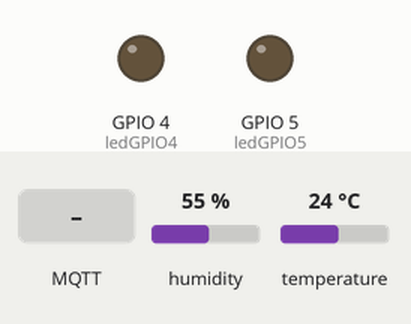
Bench run of a sketch on a simulated ESP8266 (NodeMCU). On the bench: output pins drawn as LEDs (lit = HIGH). The inputs (shaded band) are chosen by the test bench; at power-on: humidity 55 %, temperature 24 °C. WiFi joins after 1.5 s; servers stay silent unless stated; no MQTT or app messages arrive unless stated; what the sketch prints to the serial monitor is not drawn.

Above: at 2.7 s.
2.8 s: MQTT message "1" arrives on the first subscribed topic
At 4.0 s:
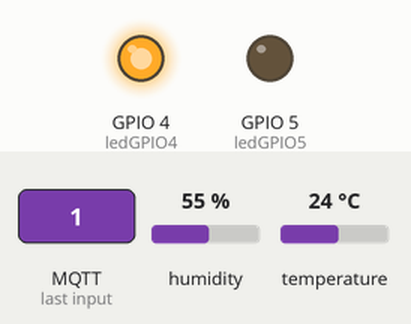
4.3 s: MQTT message "1" arrives on the second subscribed topic
At 5.3 s:
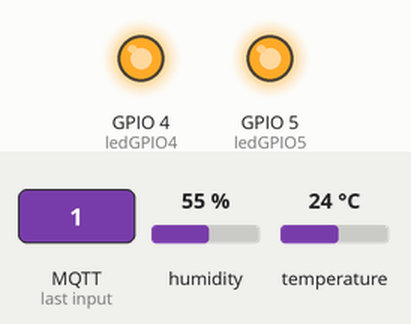
5.8 s: MQTT message "0" arrives on the first subscribed topic
At 6.4 s:
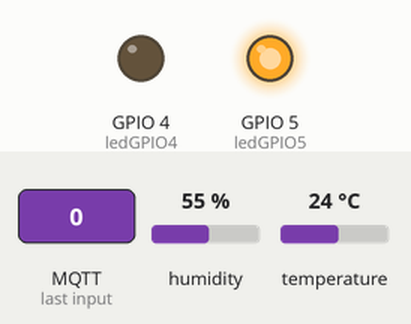
7.3 s: MQTT message "0" arrives on the second subscribed topic
At 7.6 s:
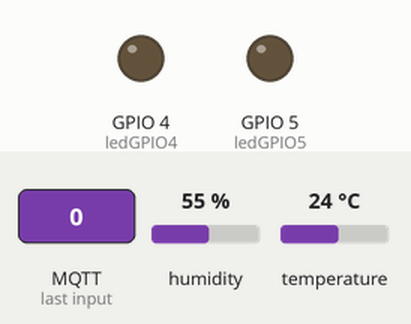
Timing chart, 0 to 10.3 s (numbered marks = the images above; inputs shaded):
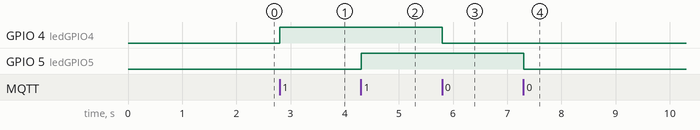

Measured:
- after the input at 2.8 s, GPIO 4 (ledGPIO4): LOW → HIGH at once
- after the input at 4.3 s, GPIO 5 (ledGPIO5): LOW → HIGH at once
- after the input at 5.8 s, GPIO 4 (ledGPIO4): HIGH → LOW at once
- after the input at 7.3 s, GPIO 5 (ledGPIO5): HIGH → LOW at once

The sketch:

nodemcutemplate.ino
```cpp
/*****

 All the resources for this project:
 https://randomnerdtutorials.com/

*****/

// Loading the ESP8266WiFi library and the PubSubClient library
#include <ESP8266WiFi.h>
#include <PubSubClient.h>
#include "DHT.h"

// Uncomment one of the lines bellow for whatever DHT sensor type you're using!
//#define DHTTYPE DHT11   // DHT 11
//#define DHTTYPE DHT21   // DHT 21 (AM2301)
#define DHTTYPE DHT22   // DHT 22  (AM2302), AM2321

// Change the credentials below, so your ESP8266 connects to your router
const char* ssid = "YOUR_SSID";
const char* password = "YOUR_PASSWORD";

// Change the variable to your Raspberry Pi IP address, so it connects to your MQTT broker
const char* mqtt_server = "YOUR_RPi_IP_Address";

// Initializes the espClient
WiFiClient espClient;
PubSubClient client(espClient);

// Connect an LED to each GPIO of your ESP8266
const int ledGPIO5 = 5;
const int ledGPIO4 = 4;

// DHT Sensor
const int DHTPin = 14;

// Initialize DHT sensor.
DHT dht(DHTPin, DHTTYPE);

// Timers auxiliar variables
long now = millis();
long lastMeasure = 0;

// Don't change the function below. This functions connects your ESP8266 to your router
void setup_wifi() {
  delay(10);
  // We start by connecting to a WiFi network
  Serial.println();
  Serial.print("Connecting to ");
  Serial.println(ssid);
  WiFi.begin(ssid, password);
  while (WiFi.status() != WL_CONNECTED) {
    delay(500);
    Serial.print(".");
  }
  Serial.println("");
  Serial.print("WiFi connected - ESP IP address: ");
  Serial.println(WiFi.localIP());
}

// This functions is executed when some device publishes a message to a topic that your ESP8266 is subscribed to
// Change the function below to add logic to your program, so when a device publishes a message to a topic that
// your ESP8266 is subscribed you can actually do something
void callback(String topic, byte* message, unsigned int length) {
  Serial.print("Message arrived on topic: ");
  Serial.print(topic);
  Serial.print(". Message: ");
  String messageTemp;

  for (int i = 0; i < length; i++) {
    Serial.print((char)message[i]);
    messageTemp += (char)message[i];
  }
  Serial.println();

  // Feel free to add more if statements to control more GPIOs with MQTT

  // If a message is received on the topic home/office/esp1/gpio2, you check if the message is either 1 or 0. Turns the ESP GPIO according to the message
  if(topic=="esp8266/4"){
      Serial.print("Changing GPIO 4 to ");
      if(messageTemp == "1"){
        digitalWrite(ledGPIO4, HIGH);
        Serial.print("On");
      }
      else if(messageTemp == "0"){
        digitalWrite(ledGPIO4, LOW);
        Serial.print("Off");
      }
  }
  if(topic=="esp8266/5"){
      Serial.print("Changing GPIO 5 to ");
      if(messageTemp == "1"){
        digitalWrite(ledGPIO5, HIGH);
        Serial.print("On");
      }
      else if(messageTemp == "0"){
        digitalWrite(ledGPIO5, LOW);
        Serial.print("Off");
      }
  }
  Serial.println();
}

// This functions reconnects your ESP8266 to your MQTT broker
// Change the function below if you want to subscribe to more topics with your ESP8266
void reconnect() {
  // Loop until we're reconnected
  while (!client.connected()) {
    Serial.print("Attempting MQTT connection...");
    // Attempt to connect
     /*
     YOU  NEED TO CHANGE THIS NEXT LINE, IF YOU'RE HAVING PROBLEMS WITH MQTT MULTIPLE CONNECTIONS
     To change the ESP device ID, you will have to give a unique name to the ESP8266.
     Here's how it looks like now:
       if (client.connect("ESP8266Client")) {
     If you want more devices connected to the MQTT broker, you can do it like this:
       if (client.connect("ESPOffice")) {
     Then, for the other ESP:
       if (client.connect("ESPGarage")) {
      That should solve your MQTT multiple connections problem

     THE SECTION IN loop() function should match your device name
    */
    if (client.connect("ESP8266Client")) {
      Serial.println("connected");
      // Subscribe or resubscribe to a topic
      // You can subscribe to more topics (to control more LEDs in this example)
      client.subscribe("esp8266/4");
      client.subscribe("esp8266/5");
    } else {
      Serial.print("failed, rc=");
      Serial.print(client.state());
      Serial.println(" try again in 5 seconds");
      // Wait 5 seconds before retrying
      delay(5000);
    }
  }
}

// The setup function sets your ESP GPIOs to Outputs, starts the serial communication at a baud rate of 115200
// Sets your mqtt broker and sets the callback function
// The callback function is what receives messages and actually controls the LEDs
void setup() {
  dht.begin();
  pinMode(ledGPIO4, OUTPUT);
  pinMode(ledGPIO5, OUTPUT);

  Serial.begin(115200);
  setup_wifi();
  client.setServer(mqtt_server, 1883);
  client.setCallback(callback);
}

// For this project, you don't need to change anything in the loop function.
// Basically it ensures that you ESP is connected to your broker
void loop() {
  if (!client.connected()) {
    reconnect();
  }
  if(!client.loop())
     /*
     YOU  NEED TO CHANGE THIS NEXT LINE, IF YOU'RE HAVING PROBLEMS WITH MQTT MULTIPLE CONNECTIONS
     To change the ESP device ID, you will have to give a unique name to the ESP8266.
     Here's how it looks like now:
       client.connect("ESP8266Client");
     If you want more devices connected to the MQTT broker, you can do it like this:
       client.connect("ESPOffice");
     Then, for the other ESP:
       client.connect("ESPGarage");
      That should solve your MQTT multiple connections problem

     THE SECTION IN recionnect() function should match your device name
    */
    client.connect("ESP8266Client");

  now = millis();
  // Publishes new temperature and humidity every 10 seconds
  if (now - lastMeasure > 10000) {
    lastMeasure = now;
    // Sensor readings may also be up to 2 seconds 'old' (its a very slow sensor)
    float h = dht.readHumidity();
    // Read temperature as Celsius (the default)
    float t = dht.readTemperature();
    // Read temperature as Fahrenheit (isFahrenheit = true)
    float f = dht.readTemperature(true);

    // Check if any reads failed and exit early (to try again).
    if (isnan(h) || isnan(t) || isnan(f)) {
      Serial.println("Failed to read from DHT sensor!");
      return;
    }

    // Computes temperature values in Celsius
    float hic = dht.computeHeatIndex(t, h, false);
    static char temperatureTemp[7];
    dtostrf(hic, 6, 2, temperatureTemp);

    // Uncomment to compute temperature values in Fahrenheit
    // float hif = dht.computeHeatIndex(f, h);
    // static char temperatureTemp[7];
    // dtostrf(hic, 6, 2, temperatureTemp);

    static char humidityTemp[7];
    dtostrf(h, 6, 2, humidityTemp);

    // Publishes Temperature and Humidity values
    client.publish("/esp8266/temperature", temperatureTemp);
    client.publish("/esp8266/humidity", humidityTemp);

    Serial.print("Humidity: ");
    Serial.print(h);
    Serial.print(" %\t Temperature: ");
    Serial.print(t);
    Serial.print(" *C ");
    Serial.print(f);
    Serial.print(" *F\t Heat index: ");
    Serial.print(hic);
    Serial.println(" *C ");
    // Serial.print(hif);
    // Serial.println(" *F");
  }
}
```

socket_client.c
```cpp
#include <WiFi.h>

const char* ssid = "yourNetworkName";
const char* password =  "yourNetworkPass";

const uint16_t port = 8090;
const char * host = "192.168.1.83";

void setup()
{

  Serial.begin(115200);

  WiFi.begin(ssid, password);
  while (WiFi.status() != WL_CONNECTED) {
    delay(500);
    Serial.println("...");
  }

  Serial.print("WiFi connected with IP: ");
  Serial.println(WiFi.localIP());

}

void loop()
{
    WiFiClient client;

    if (!client.connect(host, port)) {

        Serial.println("Connection to host failed");

        delay(1000);
        return;
    }

    Serial.println("Connected to server successful!");

    client.print("Hello from ESP32!");

    Serial.println("Disconnecting...");
    client.stop();

    delay(10000);
}
```
